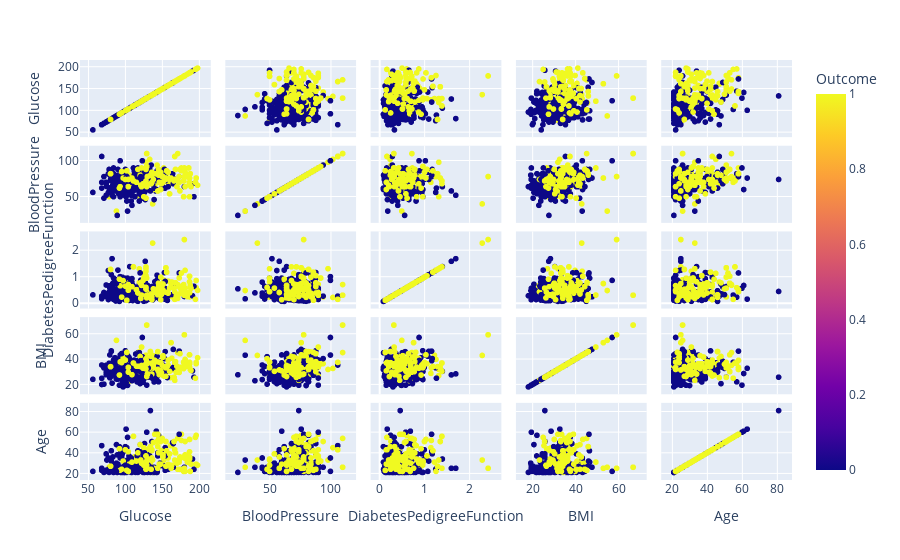

Source (notebook cell):
### Markdown cell above
## Pairplots

### Code cell
fig = px.scatter_matrix(data,
    dimensions=['Glucose', 'BloodPressure', 'DiabetesPedigreeFunction', 'BMI', 'Age'],
    color="Outcome")
fig.show()

### Figure 1 — Plotly figure (JSON) as saved in the notebook; plotly's stock layout.template omitted (floating-point values rounded to 4 significant figures; data arrays with more than 128 entries replaced by an {"elided": "..."} marker saying what was removed)
{"data": [{"dimensions": [{"axis": {"matches": true}, "label": "Glucose", "values": {"elided": "474 int values"}}, {"axis": {"matches": true}, "label": "BloodPressure", "values": {"elided": "474 int values"}}, {"axis": {"matches": true}, "label": "DiabetesPedigreeFunction", "values": {"elided": "474 float values"}}, {"axis": {"matches": true}, "label": "BMI", "values": {"elided": "474 float values"}}, {"axis": {"matches": true}, "label": "Age", "values": {"elided": "474 int values"}}], "hovertemplate": "%{xaxis.title.text}=%{x}<br>%{yaxis.title.text}=%{y}<br>Outcome=%{marker.color}<extra></extra>", "legendgroup": "", "marker": {"color": {"elided": "474 int values"}, "coloraxis": "coloraxis", "symbol": "circle"}, "name": "", "showlegend": false, "type": "splom"}], "layout": {"coloraxis": {"colorbar": {"title": {"text": "Outcome"}}, "colorscale": [[0, "#0d0887"], [0.1111, "#46039f"], [0.2222, "#7201a8"], [0.3333, "#9c179e"], [0.4444, "#bd3786"], [0.5556, "#d8576b"], [0.6667, "#ed7953"], [0.7778, "#fb9f3a"], [0.8889, "#fdca26"], [1, "#f0f921"]]}, "dragmode": "select", "legend": {"tracegroupgap": 0}, "margin": {"t": 60}}}
